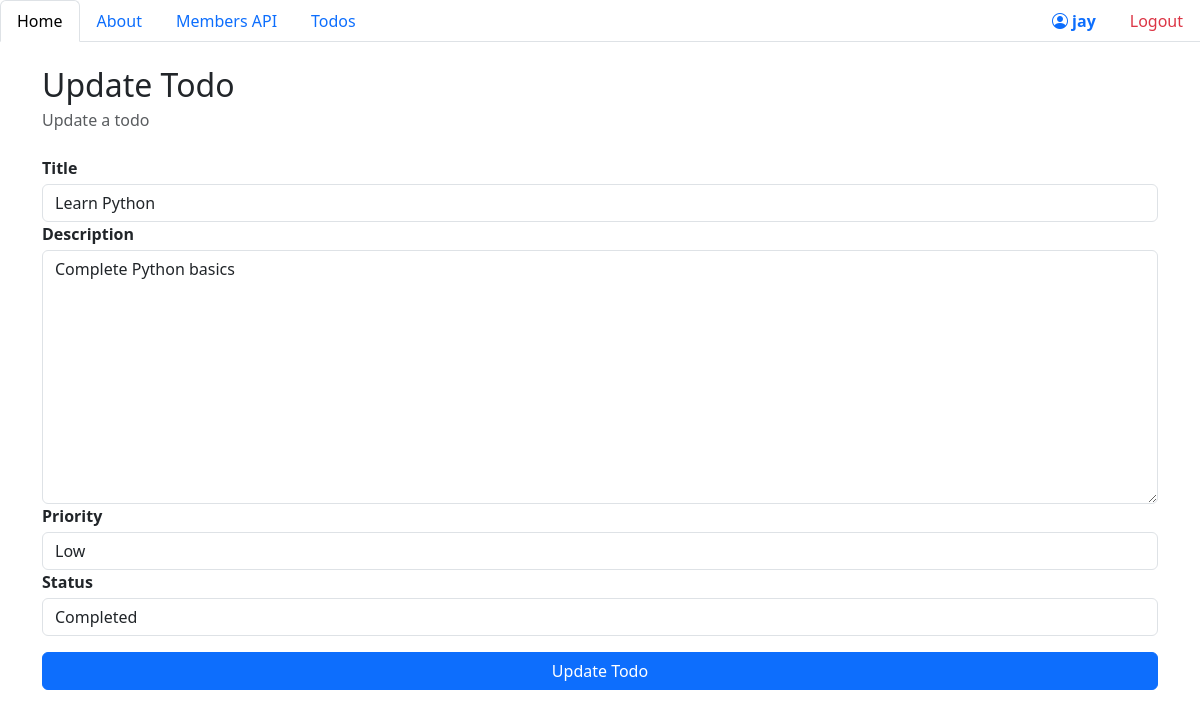
Page /todo/update_todo/3 (signed in) on the committed database.
### todo/models.py (models this page shows, shortened)
class Todo(models.Model):
    status_choices = [
        ('PENDING', 'Pending'),
        ('COMPLETED', 'Completed'),
    ]
    id = models.IntegerField(primary_key=True)
    title = models.CharField(max_length=100)
    description = models.TextField()
    status = models.CharField(max_length=20 , choices=status_choices , default='PENDING')
    priority_choices = [
        ('LOW', 'Low'),
        ('MEDIUM', 'Medium'),
        ('HIGH', 'High'),
    ]
    priority = models.CharField(max_length=20 , choices=priority_choices , default='LOW')
    created_at = models.DateTimeField(auto_now_add=True)
    updated_at = models.DateTimeField(auto_now=True)

### todo/views.py (the view)
# urls.py: path("update_todo/<int:id>",views.update_todo, name="update_todo"),
@login_required(login_url="/auth/login_user")
def update_todo(request,id):
    if not request.user.has_perm("todo.change_todo"):
        messages.error(request, "You don't have permission to update a todo")
        return redirect("/todo/")
    if request.method == "POST":
        todo_obj = Todo.objects.get(id=id)
        form = TodoForm(request.POST, instance=todo_obj)
        if form.is_valid():
            form.save()
        return redirect("/todo/")
    else:
        my_todo = Todo.objects.get(id=id)
        form = TodoForm(instance=my_todo)
        return render(request, "todo/update_todo.html", {"todo": my_todo , "form": form})

### todo/templates/todo/update_todo.html (shortened to what this page needs)
{% extends 'nevbar.html' %}
{% block content %}
<div class="container mt-4">
    <h2 class="mb-1">Update Todo</h2>
    <p class="text-muted mb-4">Update a todo</p>
    <form method="post">
            {% for field in form %}
            <div class="form-group">
                <label class="mb-1 fw-bold" for="{{ field.id_for_label }}">{{ field.label }}</label>
                {{ field }}
            </div>
            {% endfor %}
        <button type="submit" class="btn btn-primary w-100 mt-3">Update Todo</button>
    </form>
</div>
{% endblock %}

### home/templates/nevbar.html (shortened to what this page needs)
{% load static %}
<!DOCTYPE html>
<html lang="en">
<head>
    <link href="https://cdn.jsdelivr.net/npm/bootstrap@5.3.8/dist/css/bootstrap.min.css" rel="stylesheet">
    <link href="https://cdn.jsdelivr.net/npm/bootstrap-icons@1.11.3/font/bootstrap-icons.css" rel="stylesheet">
</head>
<body>
    <ul class="nav nav-tabs d-flex" id="myTab" role="tablist">
        <li class="nav-item" role="presentation">
            <a class="nav-link active" href="/">Home</a>
        </li>
        <li class="nav-item" role="presentation">
            <a class="nav-link" href="/about/">About</a>
        </li>
        <li class="nav-item" role="presentation">
            <a class="nav-link" href="/members/">Members API</a>
        </li>
        <li class="nav-item" role="presentation">
            <a class="nav-link" href="/todo/">Todos</a>
        </li>
        {% if user.is_authenticated %}
        <li class="nav-item ms-auto" role="presentation">
            <span class="nav-link text-primary fw-semibold">
                <i class="bi bi-person-circle me-1"></i>{{ user.username }}
            </span>
        </li>
        <li class="nav-item" role="presentation">
            <a class="nav-link text-danger" href="/auth/logout_user">Logout</a>
        </li>
        {% endif %}
    </ul>
    {% block content %}
    {% endblock %}
</body>
</html>

### rows in the picture
Todo: form "Learn Python" "Complete Python basics" "Low" "Completed"

### other values in the picture
{{ user.username }} "jay"
{{ field.label }} "Title" "Description" "Priority" "Status"
